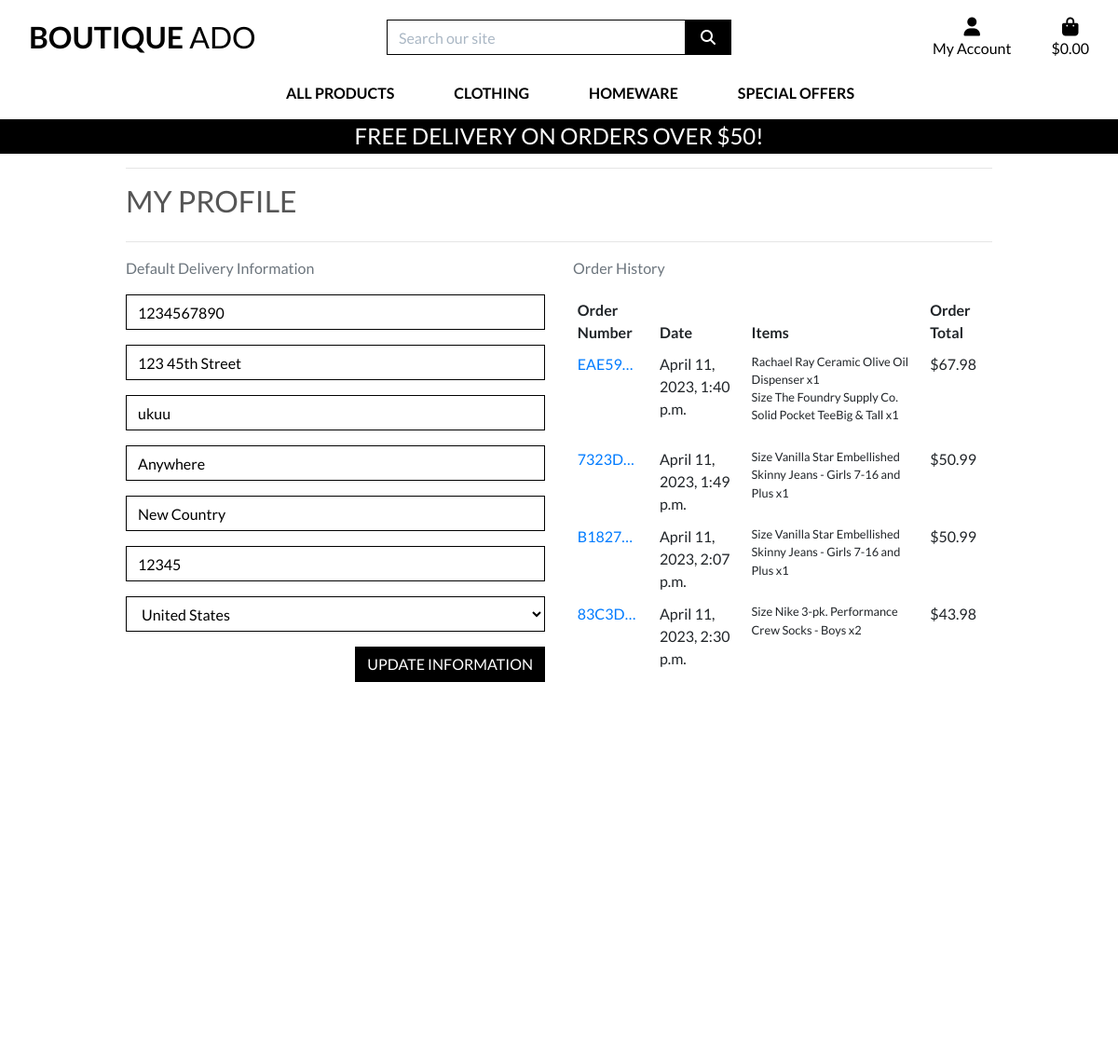
Screenshot of /profile/ (signed in) with the database file from the repository.
### profiles/models.py (models this page shows, shortened)
class UserProfile(models.Model):
    user = models.OneToOneField(User, on_delete=models.CASCADE)
    default_phone_number = models.CharField(max_length=20, null=True, blank=True)
    default_street_address1 = models.CharField(max_length=80, null=True, blank=True)
    default_street_address2 = models.CharField(max_length=80, null=True, blank=True)
    default_town_or_city = models.CharField(max_length=40, null=True, blank=True)
    default_county = models.CharField(max_length=80, null=True, blank=True)
    default_postcode = models.CharField(max_length=20, null=True, blank=True)
    default_country = CountryField(blank_label='Country', null=True, blank=True)

### checkout/models.py (models this page shows, shortened)
class Order(models.Model):
    order_number = models.CharField(max_length=32, null=False, editable=False)
    user_profile = models.ForeignKey(UserProfile, on_delete=models.SET_NULL,
                                     null=True, blank=True, related_name='orders')
    full_name = models.CharField(max_length=50, null=False, blank=False)
    email = models.EmailField(max_length=254, null=False, blank=False)
    phone_number = models.CharField(max_length=20, null=False, blank=False)
    country = CountryField(blank_label='Country *', null=False, blank=False)
    postcode = models.CharField(max_length=20, null=True, blank=True)
    town_or_city = models.CharField(max_length=40, null=False, blank=False)
    street_address1 = models.CharField(max_length=80, null=False, blank=False)
    street_address2 = models.CharField(max_length=80, null=True, blank=True)
    county = models.CharField(max_length=80, null=True, blank=True)
    date = models.DateTimeField(auto_now_add=True)
    delivery_cost = models.DecimalField(max_digits=6, decimal_places=2, null=False, default=0)
    order_total = models.DecimalField(max_digits=10, decimal_places=2, null=False, default=0)
    grand_total = models.DecimalField(max_digits=10, decimal_places=2, null=False, default=0)
    original_bag = models.TextField(null=False, blank=False, default='')
    stripe_pid = models.CharField(max_length=254, null=False, blank=False, default='')

class OrderLineItem(models.Model):
    order = models.ForeignKey(Order, null=False, blank=False, on_delete=models.CASCADE, related_name='lineitems')
    product = models.ForeignKey(Product, null=False, blank=False, on_delete=models.CASCADE)
    product_size = models.CharField(max_length=2, null=True, blank=True) # XS, S, M, L, XL
    quantity = models.IntegerField(null=False, blank=False, default=0)
    lineitem_total = models.DecimalField(max_digits=6, decimal_places=2, null=False, blank=False, editable=False)

### products/models.py (models this page shows, shortened)
class Product(models.Model):
    category = models.ForeignKey('Category', null=True, blank=True, on_delete=models.SET_NULL)
    sku = models.CharField(max_length=254, null=True, blank=True)
    name = models.CharField(max_length=254)
    description = models.TextField()
    has_sizes = models.BooleanField(default=False, null=True, blank=True)
    price = models.DecimalField(max_digits=6, decimal_places=2)
    rating = models.DecimalField(max_digits=6, decimal_places=2, null=True, blank=True)
    image_url = models.URLField(max_length=1024, null=True, blank=True)
    image = models.ImageField(null=True, blank=True)

### profiles/views.py (the view)
# urls.py: path('profile/', include('profiles.urls')),
@login_required
def profile(request):
    profile = get_object_or_404(UserProfile, user=request.user)
    if request.method == 'POST':
        form = UserProfileForm(request.POST, instance=profile)
        if form.is_valid():
            form.save()
            messages.success(request, 'Profile updated successfully')
        else:
            messages.error(request, 'Update failed. Please ensure the form is valid.')
    else:
        form = UserProfileForm(instance=profile)
    orders = profile.orders.all()
    template = 'profiles/profile.html'
    context = {
        'form': form,
        'orders': orders,
        'on_profile_page': True
    }
    return render(request, template, context)

### profiles/forms.py
class UserProfileForm(forms.ModelForm):
    class Meta:
        model = UserProfile
        exclude = ('user',)
    def __init__(self, *args, **kwargs):
        super().__init__(*args, **kwargs)
        placeholders = {
            'default_phone_number': 'Phone Number',
            'default_postcode': 'Postal Code',
            'default_town_or_city': 'Town or City',
            'default_street_address1': 'Street Address 1',
            'default_street_address2': 'Street Address 2',
            'default_county': 'County, State or Locality',
        }
        self.fields['default_phone_number'].widget.attrs['autofocus'] = True
        for field in self.fields:
            if field != 'default_country':
                if self.fields[field].required:
                    placeholder = f'{placeholders[field]} *'
                else:
                    placeholder = placeholders[field]
                self.fields[field].widget.attrs['placeholder'] = placeholder
            self.fields[field].widget.attrs['class'] = 'border-black rounded-0 profile-form-input'
            self.fields[field].label = False

### bag/contexts.py (called while the page is built, shortened)
def bag_contents(request):
    bag_items = []
    total = 0
    product_count = 0
    bag = request.session.get('bag', {})
    if total < settings.FREE_DELIVERY_THRESHOLD:
        delivery = total * Decimal(settings.STANDARD_DELIVERY_PERCENTAGE / 100)
        free_delivery_delta = settings.FREE_DELIVERY_THRESHOLD - total
    else:
        delivery = 0
        free_delivery_delta = 0
    grand_total = delivery + total
    context = {
        'bag_items': bag_items,
        'total': total,
        'product_count': product_count,
        'delivery': delivery,
        'free_delivery_delta': free_delivery_delta,
        'free_delivery_threshold': settings.FREE_DELIVERY_THRESHOLD,
        'grand_total': grand_total,
    }
    return context

### profiles/templates/profiles/profile.html (shortened to what this page needs)
{% extends "base.html" %}
{% load static %}
{% block extra_css %}
    <link rel="stylesheet" href="{% static 'profiles/css/profile.css' %}">
{% endblock %}
{% block page_header %}
    <div class="container header-container">
    </div>
{% endblock %}
{% block content %}
    <div class="overlay"></div>
    <div class="container">
        <div class="row">
            <div class="col">
                <hr>
                <h2 class="logo-font mb-4">My Profile</h2>
                <hr>
            </div>
        </div>
        <div class="row">
            <div class="col-12 col-lg-6">
                <p class="text-muted">Default Delivery Information</p>
                <form class="mt-3" action="{% url 'profile' %}" method="POST" id="profile-update-form">
                    {{ form|crispy }}
                    <button class="btn btn-black rounded-0 text-uppercase float-right">Update Information</button>
                </form>
            </div>
            <div class="col-12 col-lg-6">
                <p class="text-muted">Order History</p>
                <div class="order-history table-responsive">
                    <table class="table table-sm table-borderless">
                        <thead>
                            <tr>
                                <th>Order Number</th>
                                <th>Date</th>
                                <th>Items</th>
                                <th>Order Total</th>
                            </tr>
                        </thead>
                        <tbody>
                            {% for order in orders %}
                                <tr>
                                    <td>
                                        <a href="{% url 'order_history' order.order_number %}"
                                        title="{{ order.order_number }}">
                                            {{ order.order_number|truncatechars:6 }}
                                        </a>
                                    </td>
                                    <td>{{ order.date }}</td>
                                    <td>
                                        <ul class="list-unstyled">
                                            {% for item in order.lineitems.all %}
                                                <li class="small">
                                                    {% if item.product.has_sizes %}
                                                        Size {{ item.product.size|upper }}
                                                    {% endif %}{{ item.product.name }} x{{ item.quantity }}
                                                </li>
                                            {% endfor %}
                                        </ul>
                                    </td>
                                    <td>${{ order.grand_total }}</td>
                                </tr>
                            {% endfor %}
                        </tbody>
                    </table>
                </div>
            </div>
        </div>
{% endblock %}

### static/css/base.css (style rules this page uses)
html { height: 100%; }
body { background: url('/media/homepage_background_cropped.jpg') no-repeat center center fixed; background-size: cover; height: calc(100vh - 164px); color: #555; font-family: 'Lato'; }
.logo-font { text-transform: uppercase; }
.btn-black { background: black; color: white; }
.border-black { border: 1px solid black !important; }
.overlay { height: 100%; width: 100%; top: 0; left: 0; position: fixed; background: white; z-index: -1; }
@media (min-width: 1200px) { .container { max-width: 80%; } }
@media (min-width: 992px) { .header-container { padding-top: 164px; } }

### profiles/static/profiles/css/profile.css (style rules this page uses)
.order-history { max-height: 416px; overflow-y: auto; }
#profile-update-form .form-control { color: #000; }
#profile-update-form input::placeholder { color: #aab7c4; }
#id_default_country, #id_default_country option:not(:first-child) { color: #000; }

### rows the page displays
UserProfile: default_phone_number "1234567890", default_street_address1 "123 45th Street", default_street_address2 "ukuu", default_town_or_city "Anywhere", default_county "New Country", default_postcode "12345", default_country "United States"
Order: order_number "EAE59…", date "April 11, 2023, 1:40 p.m.", grand_total "67.98"
OrderLineItem: product.name "Rachael Ray Ceramic Olive Oil Dispenser", quantity "1"
OrderLineItem: product.name "The Foundry Supply Co. Solid Pocket TeeBig & Tall", quantity "1"
Order: order_number "7323D…", date "April 11, 2023, 1:49 p.m.", grand_total "50.99"
OrderLineItem: product.name "Vanilla Star Embellished Skinny Jeans - Girls 7-16 and Plus", quantity "1"
Order: order_number "B1827…", date "April 11, 2023, 2:07 p.m.", grand_total "50.99"
OrderLineItem: product.name "Vanilla Star Embellished Skinny Jeans - Girls 7-16 and Plus", quantity "1"
Order: order_number "83C3D…", date "April 11, 2023, 2:30 p.m.", grand_total "43.98"
OrderLineItem: product.name "Nike 3-pk. Performance Crew Socks - Boys", quantity "2"

### other values shown
{{ free_delivery_threshold }} "50"
